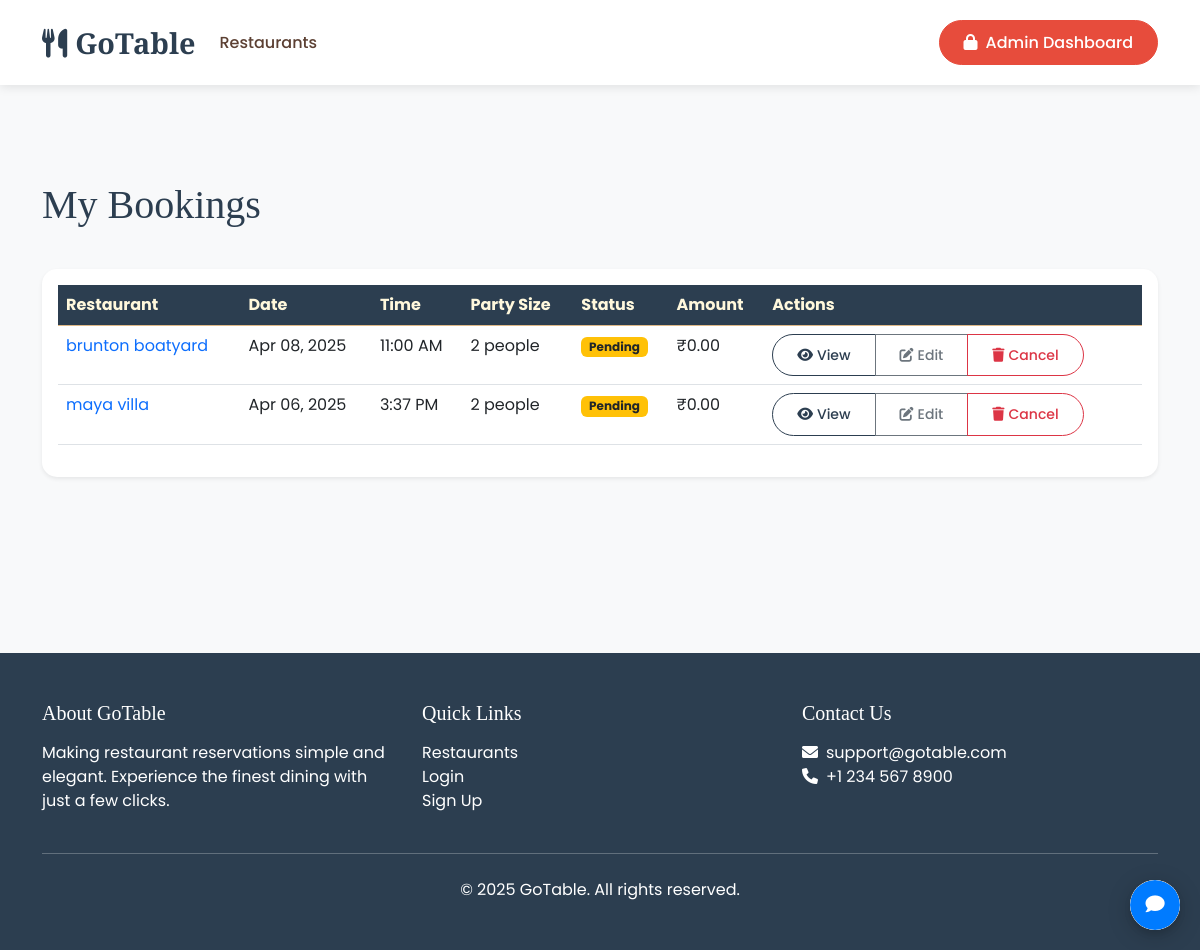
/bookings/ (signed in), run on the app's committed database.
### bookings/models.py (models this page shows, shortened)
class Booking(models.Model):
    STATUS_CHOICES = (
        ('pending', 'Pending'),
        ('confirmed', 'Confirmed'),
        ('completed', 'Completed'),
        ('cancelled', 'Cancelled'),
    )
    SEATING_CHOICES = (
        ('standard', 'Standard Table'),
        ('booth', 'Booth'),
        ('outdoor', 'Outdoor Seating'),
        ('private_room', 'Private Room'),
        ('bar', 'Bar Seating'),
        ('high_top', 'High Top Table'),
        ('window', 'Window Table'),
        ('counter', 'Counter Seating'),
    )
    PAYMENT_STATUS_CHOICES = (
        ('pending', 'Pending'),
        ('completed', 'Completed'),
        ('failed', 'Failed'),
    )
    user = models.ForeignKey(settings.AUTH_USER_MODEL, on_delete=models.CASCADE, related_name='bookings')
    restaurant = models.ForeignKey(Restaurant, on_delete=models.CASCADE, related_name='bookings')
    booking_date = models.DateField(default=timezone.now)
    booking_time = models.TimeField(default=timezone.now)
    party_size = models.PositiveIntegerField(validators=[MinValueValidator(1), MaxValueValidator(20)], default=2)
    seating_preference = models.CharField(max_length=20, choices=SEATING_CHOICES, default='standard')
    special_requests = models.TextField(blank=True, null=True)
    status = models.CharField(max_length=20, choices=STATUS_CHOICES, default='pending')
    payment_status = models.CharField(max_length=20, choices=PAYMENT_STATUS_CHOICES, default='pending')
    amount = models.DecimalField(max_digits=10, decimal_places=2, default=0)
    created_at = models.DateTimeField(auto_now_add=True)
    updated_at = models.DateTimeField(auto_now=True)
    class Meta:
        ordering = ['-booking_date', '-booking_time']
        constraints = [
            models.UniqueConstraint(
                fields=['restaurant', 'booking_date', 'booking_time'],
                name='unique_restaurant_booking'
            )
        ]

### restaurants/models.py (models this page shows, shortened)
class Restaurant(models.Model):
    name = models.CharField(max_length=200)
    slug = models.SlugField(unique=True, blank=True)
    owner = models.ForeignKey('accounts.CustomUser', on_delete=models.CASCADE, related_name='restaurants')
    description = models.TextField()
    address = models.TextField()
    city = models.CharField(max_length=100)
    state = models.CharField(max_length=100)
    country = models.CharField(max_length=100)
    postal_code = models.CharField(max_length=20)
    phone = models.CharField(max_length=20)
    email = models.EmailField()
    website = models.URLField(blank=True)
    opening_time = models.TimeField()
    closing_time = models.TimeField()
    cuisine_type = models.CharField(max_length=100)
    price_range = models.CharField(max_length=50)
    image = models.ImageField(upload_to='restaurant_images/')
    is_active = models.BooleanField(default=True)
    is_featured = models.BooleanField(default=False)
    rating = models.FloatField(default=0.0)
    created_at = models.DateTimeField(auto_now_add=True)
    updated_at = models.DateTimeField(auto_now=True)

### bookings/views.py (the view)
# urls.py: path('bookings/', views.BookingListView.as_view(), name='booking_list'),
@login_required
def booking_list(request):
    bookings = Booking.objects.filter(user=request.user).order_by('-booking_date', '-booking_time')
    return render(request, 'bookings/booking_list.html', {'bookings': bookings})

### templates/bookings/booking_list.html (shortened to what this page needs)
{% extends 'base.html' %}
{% load static %}
{% block content %}
<div class="container py-5">
    <div class="row mb-4">
        <div class="col">
            <h1 class="mb-3">My Bookings</h1>
        </div>
    </div>
    <div class="row">
        <div class="col">
            {% if bookings %}
            <div class="card shadow-sm">
                <div class="card-body">
                    <div class="table-responsive">
                        <table class="table table-hover">
                            <thead>
                                <tr>
                                    <th>Restaurant</th>
                                    <th>Date</th>
                                    <th>Time</th>
                                    <th>Party Size</th>
                                    <th>Status</th>
                                    <th>Amount</th>
                                    <th>Actions</th>
                                </tr>
                            </thead>
                            <tbody>
                                {% for booking in bookings %}
                                <tr>
                                    <td>
                                        <a href="{% url 'restaurants:detail' booking.restaurant.slug %}" class="text-decoration-none">
                                            {{ booking.restaurant.name }}
                                        </a>
                                    </td>
                                    <td>{{ booking.booking_date|date:"M d, Y" }}</td>
                                    <td>{{ booking.booking_time|time:"g:i A" }}</td>
                                    <td>{{ booking.party_size }} people</td>
                                    <td>
                                        <span class="badge {% if booking.status == 'pending' %}bg-warning text-dark{% elif booking.status == 'confirmed' %}bg-success{% elif booking.status == 'completed' %}bg-info{% elif booking.status == 'cancelled' %}bg-danger{% endif %}">
                                            {{ booking.status|title }}
                                        </span>
                                    </td>
                                    <td>₹{{ booking.amount|floatformat:2 }}</td>
                                    <td>
                                        <div class="btn-group">
                                            <a href="{% url 'bookings:detail' pk=booking.pk %}" class="btn btn-sm btn-outline-primary">
                                                <i class="fas fa-eye me-1"></i>View
                                            </a>
                                            {% if booking.status == 'pending' or booking.status == 'confirmed' %}
                                            <a href="{% url 'bookings:update' pk=booking.pk %}" class="btn btn-sm btn-outline-secondary">
                                                <i class="fas fa-edit me-1"></i>Edit
                                            </a>
                                            <a href="{% url 'bookings:delete' pk=booking.pk %}" class="btn btn-sm btn-outline-danger cancel-booking" data-booking-id="{{ booking.pk }}">
                                                <i class="fas fa-trash me-1"></i>Cancel
                                            </a>
                                            {% endif %}
                                        </div>
                                    </td>
                                </tr>
                                {% endfor %}
                            </tbody>
                        </table>
                    </div>
                </div>
            </div>
            {% endif %}
        </div>
    </div>
</div>
{% endblock %}

### static/css/theme.css (style rules this page uses)
:root { --primary-color: #8B4513; --secondary-color: #D2691E; --accent-color: #DEB887; --background-color: #FFF8DC; --surface-color: #ffffff; --text-color: #2C1810; --text-secondary: #5C4033; --border-color: #DEB887; --card-shadow: 0 4px 6px rgba(0, 0, 0, 0.1); --hover-color: #F4A460; }
body { background-color: var(--background-color); color: var(--text-color); transition: all 0.3s ease; }
.card { background-color: var(--surface-color); border-color: var(--border-color); box-shadow: var(--card-shadow); transition: transform 0.3s ease; }
.btn-outline-primary { color: var(--primary-color) !important; border-color: var(--primary-color) !important; }
.table { color: var(--text-color); }
.table thead th { background-color: var(--primary-color); color: var(--background-color); border-color: var(--border-color); }

### templates/base.html (style rules this page uses)
:root { --primary-color: #2c3e50; --accent-color: #e74c3c; --text-color: #2c3e50; --light-bg: #f8f9fa; }
body { font-family: 'Poppins', sans-serif; color: var(--text-color); background-color: var(--light-bg); }
h1, h2, h3, h4, h5, h6 { font-family: 'Playfair Display', serif; }
.btn { padding: 0.6rem 1.5rem; border-radius: 30px; font-weight: 500; transition: all 0.3s ease; }
.card { border: none; border-radius: 15px; box-shadow: 0 5px 15px rgba(0,0,0,0.05); transition: all 0.3s ease; }

### data on the page
Booking: restaurant.name "brunton boatyard", booking_date "Apr 08, 2025", booking_time "11:00 AM", party_size "2", status "Pending", amount "0.00"
Booking: restaurant.name "maya villa", booking_date "Apr 06, 2025", booking_time "3:37 PM", party_size "2", status "Pending", amount "0.00"
